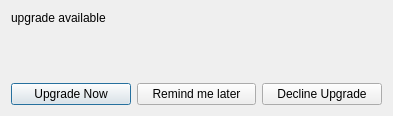
<?xml version="1.0" encoding="UTF-8"?>
<ui version="4.0">
 <class>ReleaseUpgradeWindow</class>
 <widget class="QDialog" name="ReleaseUpgradeWindow">
  <property name="geometry">
   <rect>
    <x>0</x>
    <y>0</y>
    <width>393</width>
    <height>116</height>
   </rect>
  </property>
  <property name="windowTitle">
   <string>Lubuntu Update</string>
  </property>
  <layout class="QVBoxLayout" name="verticalLayout">
   <item>
    <widget class="QLabel" name="upgradeLabel">
     <property name="text">
      <string>upgrade available</string>
     </property>
     <property name="wordWrap">
      <bool>true</bool>
     </property>
    </widget>
   </item>
   <item>
    <spacer name="verticalSpacer">
     <property name="orientation">
      <enum>Qt::Vertical</enum>
     </property>
     <property name="sizeHint" stdset="0">
      <size>
       <width>20</width>
       <height>6</height>
      </size>
     </property>
    </spacer>
   </item>
   <item>
    <layout class="QHBoxLayout" name="horizontalLayout">
     <item>
      <widget class="QPushButton" name="upgradeButton">
       <property name="text">
        <string>Upgrade Now</string>
       </property>
      </widget>
     </item>
     <item>
      <widget class="QPushButton" name="remindButton">
       <property name="text">
        <string>Remind me later</string>
       </property>
      </widget>
     </item>
     <item>
      <widget class="QPushButton" name="declineButton">
       <property name="text">
        <string>Decline Upgrade</string>
       </property>
      </widget>
     </item>
    </layout>
   </item>
  </layout>
 </widget>
 <resources/>
 <connections/>
</ui>
